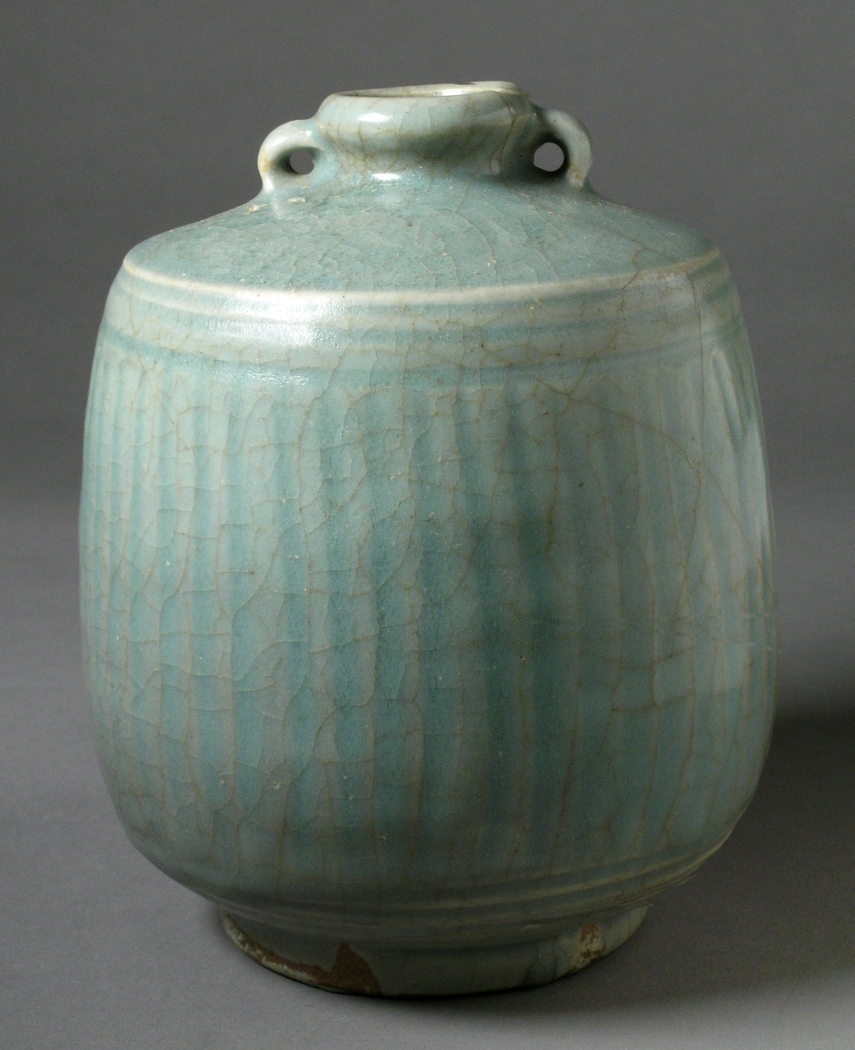
#> input picture thai_pottery/thai_pottery_traning_data/image1.jpg, 1709 x 2100 px, given in place of jan_classroom_greyscale.png, which was not available (shown at 1/2 size)
$ python question_1.py
#> lines starting #> are read from the running program, lines starting #| are printed output that depends on the picture; pictures that were not available may be replaced by others from this repository, and a replacement may not be noted
import cv2
import numpy as np
from scipy.signal import correlate2d, convolve2d
import matplotlib.pyplot as plt

# Load your actual grayscale image
grayscale_image = cv2.imread('/Users/janpoonthong/Pictures/jan/jan_classroom_greyscale.png', cv2.IMREAD_GRAYSCALE)
#> grayscale_image: shape (2100, 1709); min 0, max 255, mean 104.8

# Define the asymmetric 3x3 filter mask using digits 2, 8, 6
filter_mask = np.array([[2, 8, 6],
                        [8, 6, 2],
                        [6, 2, 8]])

# Perform correlation
correlation_result = correlate2d(grayscale_image, filter_mask, mode='same', boundary='wrap')

# Save correlation result as BMP
correlation_image_path = 'correlation_result.bmp'
cv2.imwrite(correlation_image_path, correlation_result.astype(np.uint8))
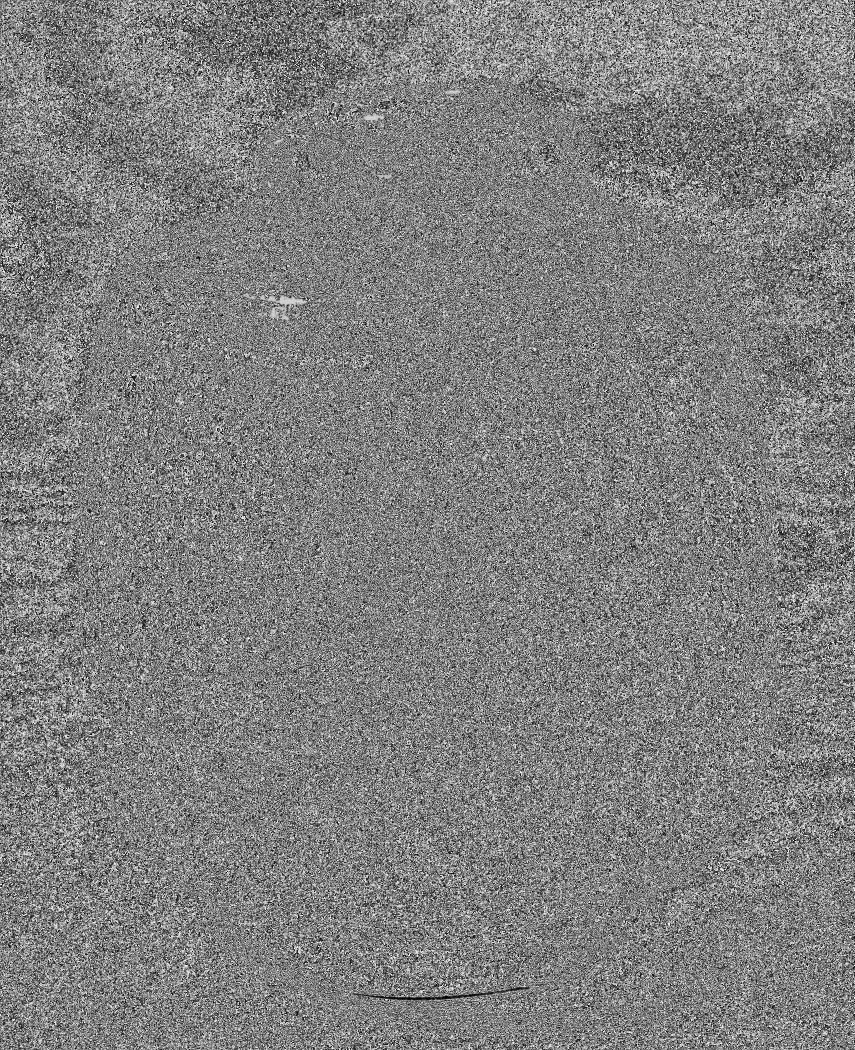
#> saved as correlation_result.bmp: shape (2100, 1709) (shown at 1/2 size); min 0, max 254, mean 127.3

# Perform convolution
convolution_result = convolve2d(grayscale_image, filter_mask, mode='same', boundary='wrap')

# Save convolution result as BMP
convolution_image_path = 'convolution_result.bmp'
cv2.imwrite(convolution_image_path, convolution_result.astype(np.uint8))

# Display the results
plt.figure(figsize=(12, 6))

plt.subplot(1, 2, 1)
plt.imshow(correlation_result, cmap='gray')
plt.title('Correlation Result')
plt.axis('off')

plt.subplot(1, 2, 2)
plt.imshow(convolution_result, cmap='gray')
plt.title('Convolution Result')
plt.axis('off')

plt.show()
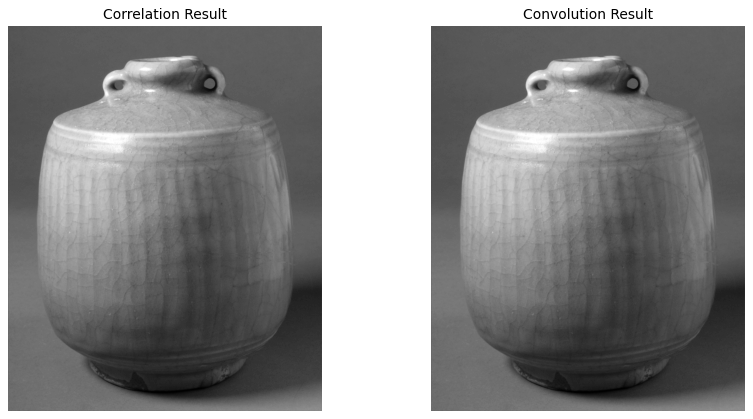
#> figure drawn by matplotlib, 2 panels

print(f'Correlation result saved as {correlation_image_path}')
print(f'Convolution result saved as {convolution_image_path}')

$ run again, on thai_pottery/thai_pottery_traning_data/image11.jpg
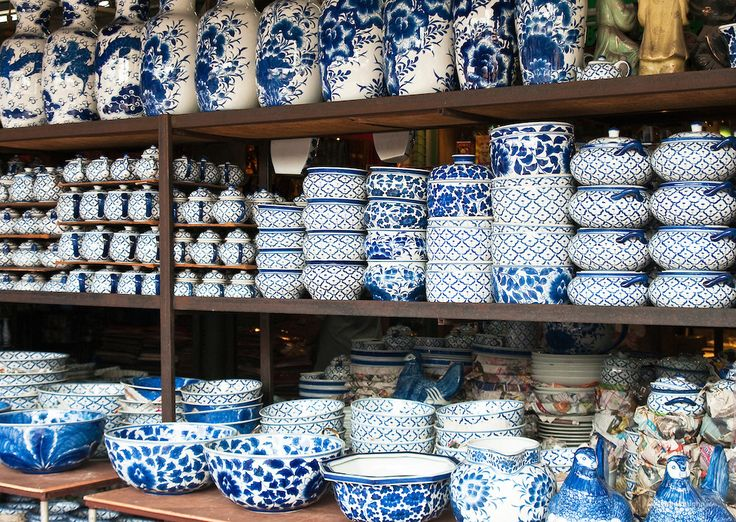
#> input picture thai_pottery/thai_pottery_traning_data/image11.jpg, 736 x 522 px, given in place of jan_classroom_greyscale.png, which was not available
#> `cv2.imwrite(correlation_image_path, correlation_result.astype(np.uint8))`:
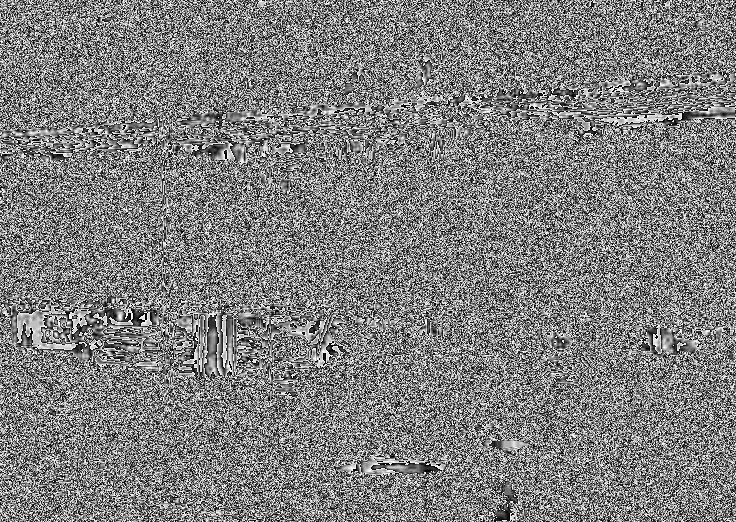
#> saved as correlation_result.bmp: shape (522, 736); min 0, max 254, mean 127.2
#> `cv2.imwrite(convolution_image_path, convolution_result.astype(np.uint8))`:
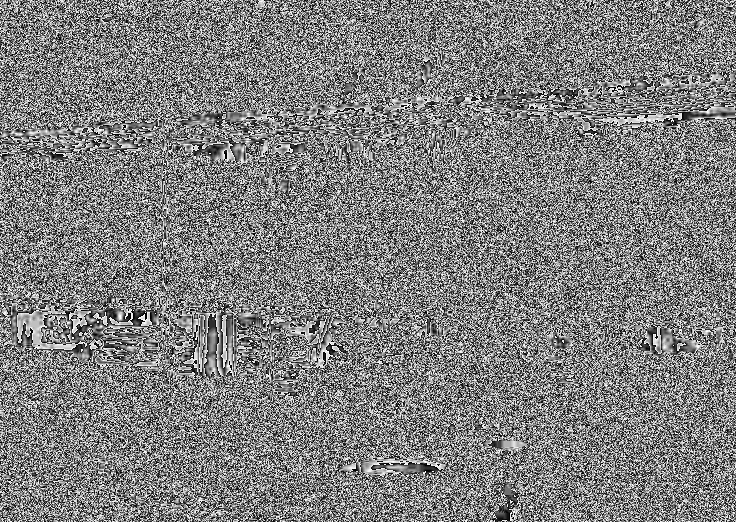
#> saved as convolution_result.bmp: shape (522, 736); min 0, max 254, mean 127
